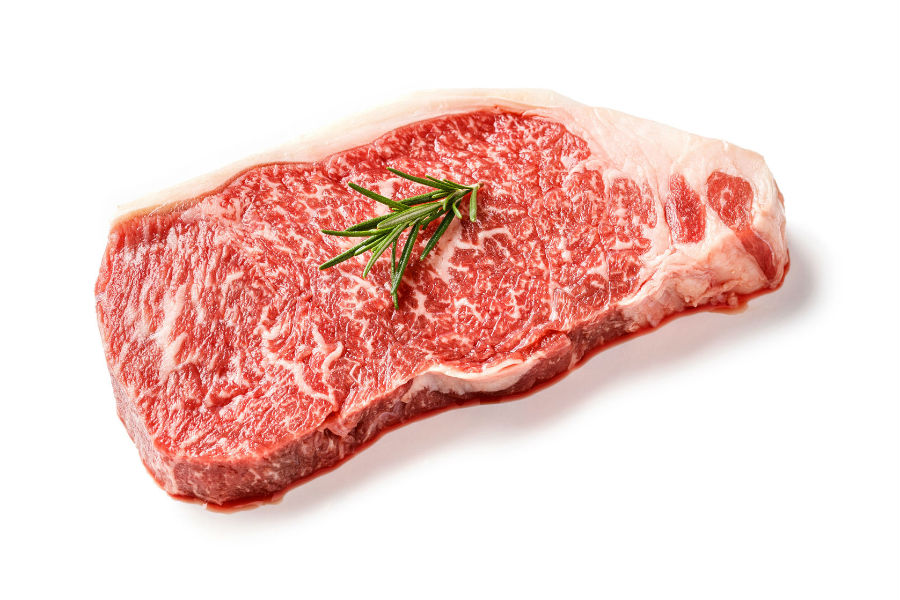
#> input picture images/Carne-de-Wagyu-copy.png, 900 x 600 px
$ python escala_grises_y_mas.py
#> lines starting #> are read from the running program, lines starting #| are printed output that depends on the picture
import cv2

# load the images

# ruta de la imagen
image_path = "./images/Carne-de-Wagyu-copy.png"

# creación de la imagen para trabajar en open cv
image_wagyu_gray = cv2.imread(image_path,cv2.IMREAD_GRAYSCALE)
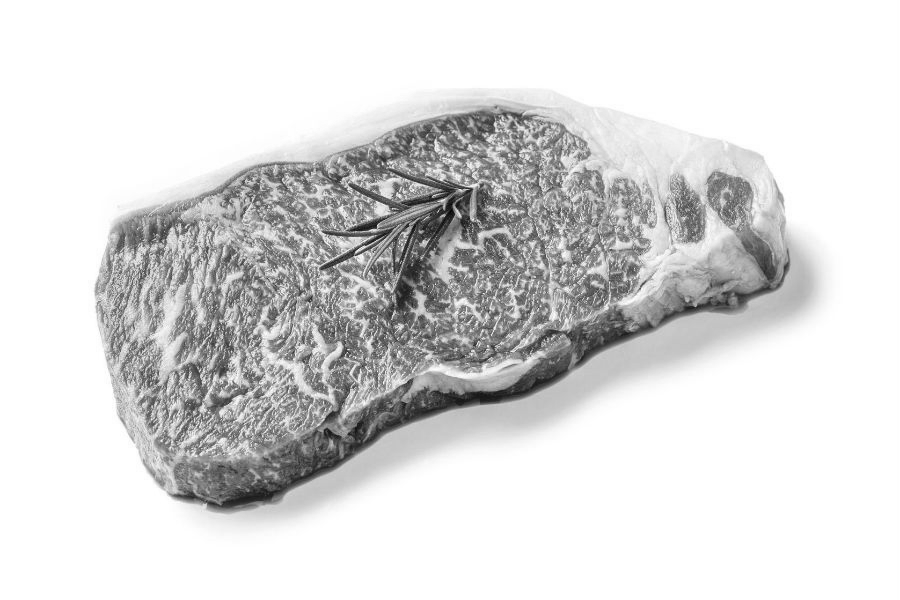
#> image_wagyu_gray: shape (600, 900); min 1, max 255, mean 217.7
image_wagyu_alpha = cv2.imread(image_path,cv2.IMREAD_UNCHANGED)
#> image_wagyu_alpha is the input picture: shape (600, 900, 3); mean B, G, R 203.6, 208.9, 241.1
# show the created images

cv2.imshow("imagen grises",image_wagyu_gray)# recive dos parametros un titulo y la iamgen creada en opencv
cv2.imshow("imagen canal alpha",image_wagyu_alpha)
cv2.waitKey(0)
cv2.destroyAllWindows()
